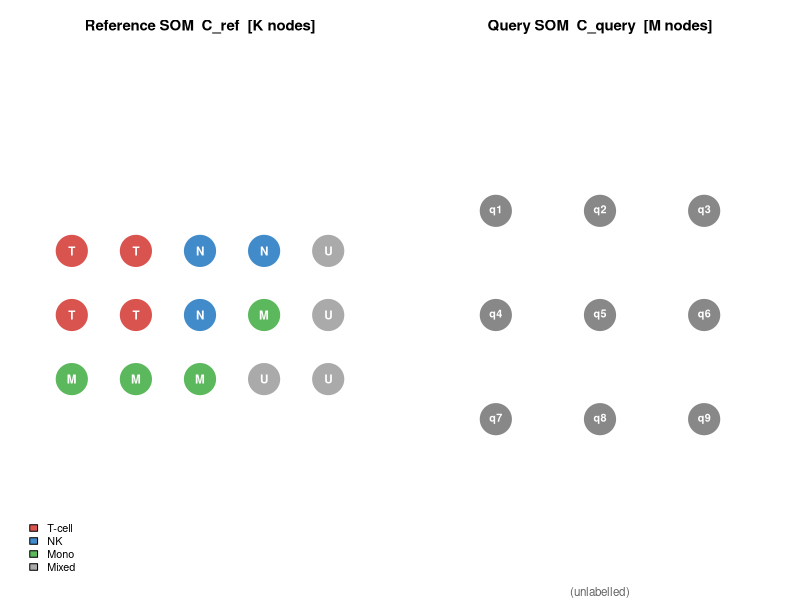
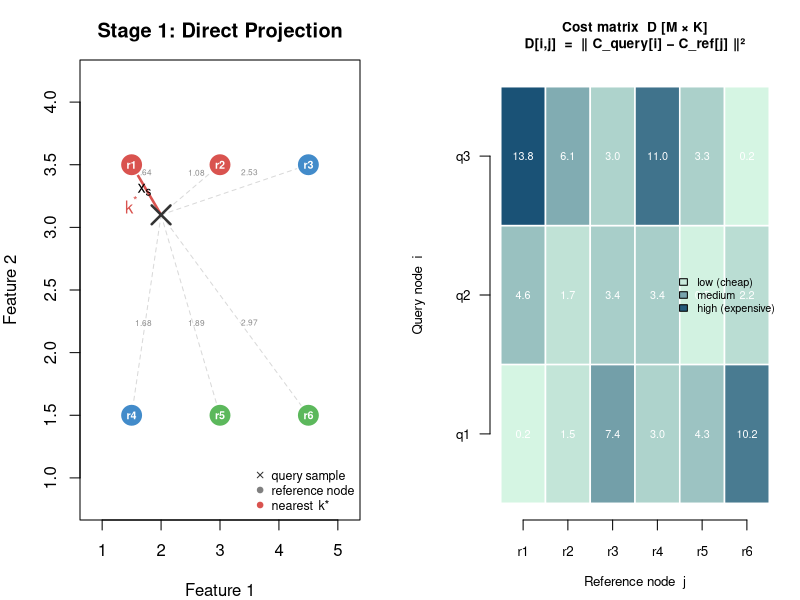
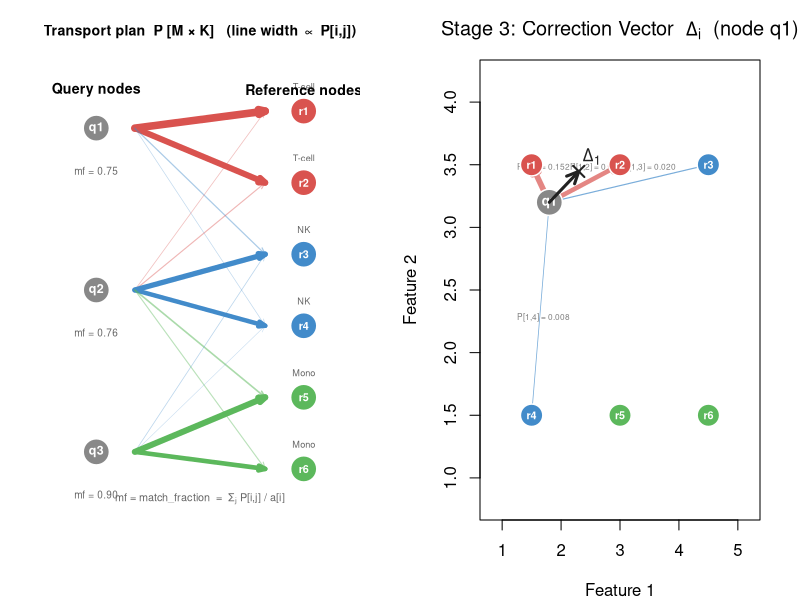
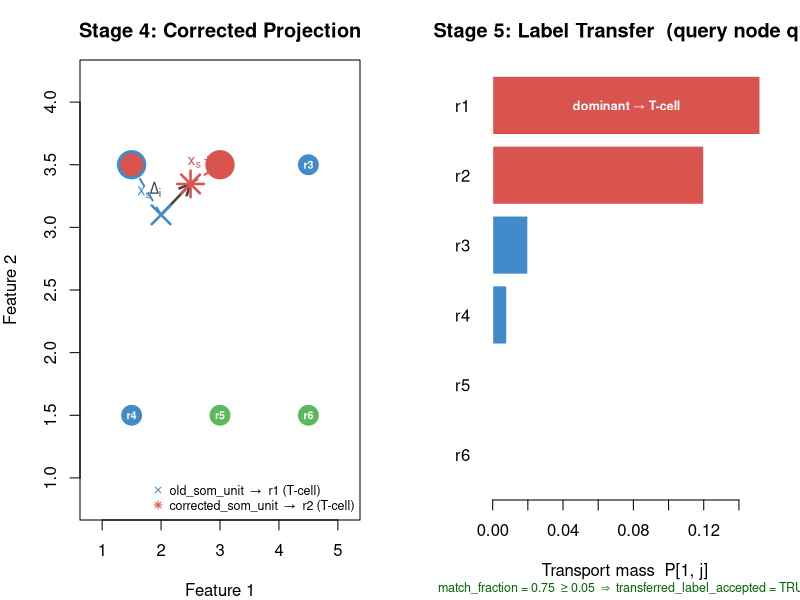

Generate these figures, in order, with R:
## ---- chunk 1
knitr::opts_chunk$set(
  collapse   = TRUE,
  comment    = "#>",
  fig.width  = 7,
  fig.height = 4.5,
  out.width  = "100%"
)
## ---- chunk 2
# Colour palette used across all diagrams
pal <- c("T-cell" = "#d9534f", NK = "#428bca", Mono = "#5cb85c")

# Reference SOM: K = 6 nodes in 2D feature space
ref <- data.frame(
  x     = c(1.5, 3.0, 4.5, 1.5, 3.0, 4.5),
  y     = c(3.5, 3.5, 3.5, 1.5, 1.5, 1.5),
  label = c("T-cell", "T-cell", "NK", "NK", "Mono", "Mono"),
  mass  = c(0.20, 0.18, 0.15, 0.12, 0.22, 0.13)
)

# Query SOM: M = 3 nodes
query <- data.frame(
  x    = c(1.8, 3.2, 4.8),
  y    = c(3.2, 2.2, 1.8),
  mass = c(0.40, 0.35, 0.25)
)

# Transport plan P [M x K]:
#   q1 matches r1, r2 (T-cell); q2 matches r3, r4 (NK); q3 matches r5, r6 (Mono)
P_raw <- matrix(c(
  0.38, 0.30, 0.05, 0.02, 0.00, 0.00,
  0.03, 0.05, 0.30, 0.25, 0.08, 0.05,
  0.00, 0.00, 0.04, 0.02, 0.48, 0.36
), nrow = 3, byrow = TRUE)
P <- P_raw * query$mass            # scale rows by node mass

match_frac <- rowSums(P) / query$mass
## ---- chunk 3
par(mfrow = c(1, 2), mar = c(1, 1, 2.5, 1))

# --- Reference SOM (5 x 3 illustrative grid, K = 15) ---
grid_labs <- c("T","T","N","N","U",
               "T","T","N","M","U",
               "M","M","M","U","U")
cmap <- c(T = "#d9534f", N = "#428bca", M = "#5cb85c", U = "#aaaaaa")
gx <- rep(1:5, 3)
gy <- rep(3:1, each = 5)

plot(gx, gy, type = "n", xlim = c(0.4, 5.6), ylim = c(0.3, 3.7),
     axes = FALSE, xlab = "", ylab = "", asp = 1)
title("Reference SOM  C_ref  [K nodes]", cex.main = 0.9, font.main = 2)
points(gx, gy, pch = 21, cex = 4.5, bg = cmap[grid_labs], col = "white", lwd = 1.5)
text(gx, gy, grid_labs, col = "white", font = 2, cex = 0.7)
legend("bottomleft",
       fill   = c("#d9534f", "#428bca", "#5cb85c", "#aaaaaa"),
       legend = c("T-cell", "NK", "Mono", "Mixed"),
       cex = 0.65, bty = "n")

# --- Query SOM (3 x 3 illustrative grid, M = 9) ---
qx <- rep(1:3, 3)
qy <- rep(3:1, each = 3)

plot(qx, qy, type = "n", xlim = c(0.4, 3.6), ylim = c(0.3, 3.7),
     axes = FALSE, xlab = "", ylab = "", asp = 1)
title("Query SOM  C_query  [M nodes]", cex.main = 0.9, font.main = 2)
points(qx, qy, pch = 21, cex = 4.5, bg = "#888888", col = "white", lwd = 1.5)
text(qx, qy, paste0("q", 1:9), col = "white", font = 2, cex = 0.65)
mtext("(unlabelled)", side = 1, line = 0, cex = 0.7, col = "grey40")
## ---- chunk 4
par(mar = c(4, 4, 3, 2))

sx <- 2.0; sy <- 3.1    # example query sample

dists <- sqrt((sx - ref$x)^2 + (sy - ref$y)^2)
nn    <- which.min(dists)

plot(ref$x, ref$y, type = "n",
     xlim = c(0.8, 5.2), ylim = c(0.8, 4.2),
     xlab = "Feature 1", ylab = "Feature 2",
     main = "Stage 1: Direct Projection")

# Grey dashed lines to all ref nodes
for (i in seq_along(ref$x)) {
  segments(sx, sy, ref$x[i], ref$y[i], col = "grey85", lty = 2, lwd = 1)
  mx <- sx + 0.6 * (ref$x[i] - sx)
  my <- sy + 0.6 * (ref$y[i] - sy)
  text(mx, my + 0.1, sprintf("%.2f", dists[i]), cex = 0.5, col = "grey55")
}

# Highlight nearest connection
segments(sx, sy, ref$x[nn], ref$y[nn], col = "#d9534f", lwd = 2.5)

# Reference nodes
points(ref$x, ref$y, pch = 21, cex = 3, bg = pal[ref$label], col = "white", lwd = 1.5)
text(ref$x, ref$y, paste0("r", seq_along(ref$x)), col = "white", font = 2, cex = 0.65)

# Query sample
points(sx, sy, pch = 4, cex = 2.5, col = "#333333", lwd = 2.5)
text(sx - 0.28, sy + 0.2, expression(x[s]), cex = 1)

# Mark nearest node
text(ref$x[nn], ref$y[nn] - 0.32, expression(k^"*"),
     col = "#d9534f", font = 2, cex = 1)

legend("bottomright",
       pch    = c(4, 21, 21),
       col    = c("#333333", "grey50", "#d9534f"),
       pt.bg  = c(NA, "grey50", "#d9534f"),
       legend = c("query sample", "reference node", "nearest  k*"),
       cex = 0.75, bty = "n")
## ---- chunk 5
par(mar = c(4, 4.5, 3.5, 1))

M_n <- nrow(query); K_n <- nrow(ref)
D   <- outer(seq_len(M_n), seq_len(K_n),
             function(i, j) (query$x[i] - ref$x[j])^2 + (query$y[i] - ref$y[j])^2)

plot(0, 0, type = "n",
     xlim = c(0.5, K_n + 0.5), ylim = c(0.5, M_n + 0.5),
     axes = FALSE, xlab = "", ylab = "")

heat_pal <- colorRampPalette(c("#d5f5e3", "#1a5276"))(64)
brks     <- seq(min(D), max(D), length.out = 65)

for (i in seq_len(M_n)) {
  for (j in seq_len(K_n)) {
    bin <- findInterval(D[i, j], brks, rightmost.closed = TRUE)
    rect(j - 0.5, i - 0.5, j + 0.5, i + 0.5,
         col = heat_pal[bin], border = "white", lwd = 1.5)
    text(j, i, sprintf("%.1f", D[i, j]), cex = 0.65, col = "white")
  }
}
axis(1, at = seq_len(K_n), labels = paste0("r", seq_len(K_n)), cex.axis = 0.8)
axis(2, at = seq_len(M_n), labels = paste0("q", seq_len(M_n)), las = 1, cex.axis = 0.8)
mtext("Reference node  j", side = 1, line = 2.5, cex = 0.8)
mtext("Query node  i",     side = 2, line = 3.2, cex = 0.8)
title("Cost matrix  D [M × K]\nD[i,j]  =  ‖ C_query[i] − C_ref[j] ‖²",
      cex.main = 0.82)

legend("right",
       fill   = heat_pal[c(5, 32, 60)],
       legend = c("low (cheap)", "medium", "high (expensive)"),
       cex = 0.65, bty = "n")
## ---- chunk 6
par(mar = c(4, 2, 3, 2))

plot(0, 0, type = "n", xlim = c(0, 1), ylim = c(0, 1),
     axes = FALSE, xlab = "", ylab = "")
title("Transport plan  P [M × K]   (line width ∝ P[i,j])", cex.main = 0.85)

M_n <- nrow(query); K_n <- nrow(ref)
qy  <- seq(0.88, 0.12, length.out = M_n)
ry  <- seq(0.92, 0.08, length.out = K_n)

# Draw flow lines; skip negligible mass
for (i in seq_len(M_n)) {
  for (j in seq_len(K_n)) {
    if (P[i, j] > 1e-4) {
      lw  <- P[i, j] / max(P) * 7 + 0.3
      col <- adjustcolor(pal[ref$label[j]], alpha.f = min(1, lw / 5 + 0.2))
      arrows(0.28, qy[i], 0.72, ry[j],
             lwd = lw, col = col, length = 0.07, angle = 20)
    }
  }
}

# Query nodes
points(rep(0.15, M_n), qy, pch = 21, cex = 3.5,
       bg = "#888888", col = "white", lwd = 1.5)
text(rep(0.15, M_n), qy, paste0("q", seq_len(M_n)),
     col = "white", font = 2, cex = 0.75)
text(rep(0.15, M_n), qy - 0.10,
     sprintf("mf = %.2f", match_frac), cex = 0.6, col = "grey40")

# Reference nodes
points(rep(0.85, K_n), ry, pch = 21, cex = 3.5,
       bg = pal[ref$label], col = "white", lwd = 1.5)
text(rep(0.85, K_n), ry, paste0("r", seq_len(K_n)),
     col = "white", font = 2, cex = 0.65)
text(rep(0.85, K_n), ry + 0.058, ref$label, cex = 0.55, col = "grey40")

text(0.15, 0.97, "Query nodes",     cex = 0.85, font = 2)
text(0.85, 0.97, "Reference nodes", cex = 0.85, font = 2)
text(0.50, 0.01,
     "mf = match_fraction  =  Σⱼ P[i,j] / a[i]",
     cex = 0.65, col = "grey40")
## ---- chunk 7
par(mar = c(4, 4, 3, 2))

i  <- 1   # illustrate for query node q1
cx <- query$x[i]; cy <- query$y[i]

delta_x <- sum(P[i, ] * (ref$x - cx)) / sum(P[i, ])
delta_y <- sum(P[i, ] * (ref$y - cy)) / sum(P[i, ])

plot(ref$x, ref$y, type = "n",
     xlim = c(0.8, 5.2), ylim = c(0.8, 4.2),
     xlab = "Feature 1", ylab = "Feature 2",
     main = expression("Stage 3: Correction Vector  " * Delta[i] * "  (node q1)"))

# Weighted arrows: q1 pulls toward matched ref nodes
for (j in seq_len(nrow(ref))) {
  if (P[i, j] > 1e-4) {
    lw <- P[i, j] / max(P[i, ]) * 5 + 0.5
    arrows(cx, cy, ref$x[j], ref$y[j],
           lwd = lw, length = 0.1, angle = 20,
           col = adjustcolor(pal[ref$label[j]], alpha.f = 0.7))
    mx <- cx + 0.6 * (ref$x[j] - cx)
    my <- cy + 0.6 * (ref$y[j] - cy)
    text(mx + 0.08, my + 0.1,
         sprintf("P[1,%d] = %.3f", j, P[i, j]), cex = 0.5, col = "grey50")
  }
}

# Reference nodes
points(ref$x, ref$y, pch = 21, cex = 3, bg = pal[ref$label], col = "white", lwd = 1.5)
text(ref$x, ref$y, paste0("r", seq_along(ref$x)), col = "white", font = 2, cex = 0.65)

# Query node q1
points(cx, cy, pch = 21, cex = 3.5, bg = "#888888", col = "white", lwd = 1.5)
text(cx, cy, "q1", col = "white", font = 2, cex = 0.8)

# Resultant correction vector
arrows(cx, cy, cx + delta_x, cy + delta_y,
       col = "#222222", lwd = 3, length = 0.13, angle = 25)
points(cx + delta_x, cy + delta_y, pch = 4, cex = 1.5, lwd = 2, col = "#222222")
text(cx + delta_x + 0.22, cy + delta_y + 0.12,
     expression(Delta[1]), cex = 1.1, col = "#222222", font = 2)
## ---- chunk 8
par(mar = c(4, 4, 3, 2))

i  <- 1
sx <- 2.0; sy <- 3.1      # same sample as Stage 1
cx <- query$x[i]; cy <- query$y[i]

delta_x <- sum(P[i, ] * (ref$x - cx)) / sum(P[i, ])
delta_y <- sum(P[i, ] * (ref$y - cy)) / sum(P[i, ])

sxc <- sx + delta_x; syc <- sy + delta_y

orig_nn <- which.min((sx  - ref$x)^2 + (sy  - ref$y)^2)
corr_nn <- which.min((sxc - ref$x)^2 + (syc - ref$y)^2)

plot(ref$x, ref$y, type = "n",
     xlim = c(0.8, 5.2), ylim = c(0.8, 4.2),
     xlab = "Feature 1", ylab = "Feature 2",
     main = "Stage 4: Corrected Projection")

# Dashed assignment lines
segments(sx,  sy,  ref$x[orig_nn], ref$y[orig_nn], col = "#428bca", lwd = 2, lty = 2)
segments(sxc, syc, ref$x[corr_nn], ref$y[corr_nn], col = "#d9534f", lwd = 2, lty = 2)

# Node-level correction shift
arrows(sx, sy, sxc, syc,
       col = "#444444", lwd = 2.5, length = 0.12, angle = 25)
text((sx + sxc) / 2 - 0.35, (sy + syc) / 2 + 0.08,
     expression(Delta[i]), cex = 0.95, col = "#444444")

# Reference nodes
points(ref$x, ref$y, pch = 21, cex = 3, bg = pal[ref$label], col = "white", lwd = 1.5)
text(ref$x, ref$y, paste0("r", seq_along(ref$x)), col = "white", font = 2, cex = 0.65)

# Highlight original and corrected assignments
points(ref$x[orig_nn], ref$y[orig_nn], pch = 21, cex = 3.5,
       bg = pal[ref$label[orig_nn]], col = "#428bca", lwd = 3)
points(ref$x[corr_nn], ref$y[corr_nn], pch = 21, cex = 3.5,
       bg = pal[ref$label[corr_nn]], col = "#d9534f", lwd = 3)

# Original and corrected sample positions
points(sx,  sy,  pch = 4, cex = 2.5, col = "#428bca", lwd = 2.5)
points(sxc, syc, pch = 8, cex = 2.5, col = "#d9534f", lwd = 2.5)

text(sx  - 0.28, sy  + 0.18, expression(x[s]),          col = "#428bca", cex = 0.95)
text(sxc + 0.28, syc + 0.18, expression(x[s] + Delta[i]), col = "#d9534f", cex = 0.9)

legend("bottomright",
       pch    = c(4, 8),
       col    = c("#428bca", "#d9534f"),
       legend = c(sprintf("old_som_unit  →  r%d (%s)",
                          orig_nn, ref$label[orig_nn]),
                  sprintf("corrected_som_unit  →  r%d (%s)",
                          corr_nn, ref$label[corr_nn])),
       cex = 0.75, bty = "n")
## ---- chunk 9
par(mar = c(5, 4.5, 3, 2))

i  <- 1    # illustrate for query node q1
Pi <- P[i, ]

# Sort descending; reverse so highest bar appears at top
ord      <- order(Pi, decreasing = TRUE)
Pi_plot  <- rev(Pi[ord])
lab_plot <- rev(ref$label[ord])
nm_plot  <- rev(paste0("r", ord))

bp <- barplot(Pi_plot,
              names.arg = nm_plot,
              col       = pal[lab_plot],
              border    = "white",
              horiz     = TRUE,
              las       = 1,
              xlab      = "Transport mass  P[1, j]",
              main      = "Stage 5: Label Transfer  (query node q1)")

# Annotate dominant bar
text(Pi_plot[length(Pi_plot)] * 0.5,
     bp[length(bp)],
     paste("dominant →", lab_plot[length(lab_plot)]),
     col = "white", font = 2, cex = 0.75)

# Acceptance gate verdict
gate_ok <- match_frac[i] >= 0.05
mtext(sprintf(
        "match_fraction = %.2f  ≥ 0.05  ⇒  transferred_label_accepted = %s",
        match_frac[i], gate_ok),
      side = 1, line = 3.8, cex = 0.75,
      col  = if (gate_ok) "darkgreen" else "firebrick")
